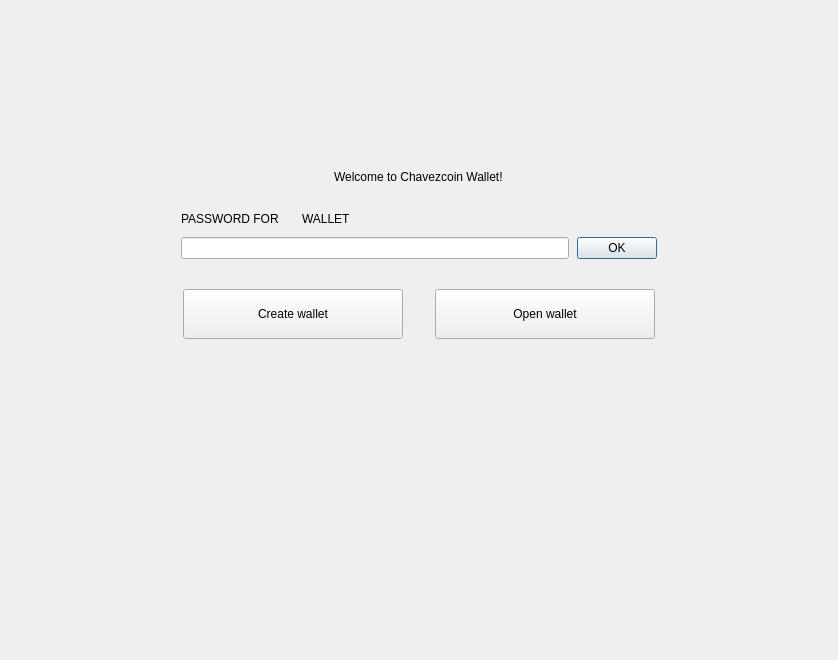
<?xml version="1.0" encoding="UTF-8"?>
<ui version="4.0">
 <class>NoWalletFrame</class>
 <widget class="QFrame" name="NoWalletFrame">
  <property name="geometry">
   <rect>
    <x>0</x>
    <y>0</y>
    <width>838</width>
    <height>660</height>
   </rect>
  </property>
  <property name="windowTitle">
   <string>Frame</string>
  </property>
  <property name="frameShape">
   <enum>QFrame::NoFrame</enum>
  </property>
  <property name="frameShadow">
   <enum>QFrame::Raised</enum>
  </property>
  <layout class="QVBoxLayout" name="verticalLayout">
   <property name="spacing">
    <number>0</number>
   </property>
   <property name="leftMargin">
    <number>0</number>
   </property>
   <property name="topMargin">
    <number>0</number>
   </property>
   <property name="rightMargin">
    <number>0</number>
   </property>
   <property name="bottomMargin">
    <number>0</number>
   </property>
   <item>
    <spacer name="verticalSpacer">
     <property name="orientation">
      <enum>Qt::Vertical</enum>
     </property>
     <property name="sizeType">
      <enum>QSizePolicy::Fixed</enum>
     </property>
     <property name="sizeHint" stdset="0">
      <size>
       <width>20</width>
       <height>170</height>
      </size>
     </property>
    </spacer>
   </item>
   <item alignment="Qt::AlignHCenter">
    <widget class="WalletGui::WalletHeaderLabel" name="m_welcomeLabel">
     <property name="text">
      <string>Welcome to Chavezcoin Wallet!</string>
     </property>
    </widget>
   </item>
   <item>
    <spacer name="verticalSpacer_4">
     <property name="orientation">
      <enum>Qt::Vertical</enum>
     </property>
     <property name="sizeType">
      <enum>QSizePolicy::Fixed</enum>
     </property>
     <property name="sizeHint" stdset="0">
      <size>
       <width>20</width>
       <height>25</height>
      </size>
     </property>
    </spacer>
   </item>
   <item alignment="Qt::AlignHCenter">
    <widget class="QFrame" name="m_passwordFrame">
     <property name="minimumSize">
      <size>
       <width>476</width>
       <height>0</height>
      </size>
     </property>
     <property name="maximumSize">
      <size>
       <width>338</width>
       <height>16777215</height>
      </size>
     </property>
     <property name="frameShape">
      <enum>QFrame::NoFrame</enum>
     </property>
     <property name="frameShadow">
      <enum>QFrame::Raised</enum>
     </property>
     <layout class="QVBoxLayout" name="verticalLayout_2">
      <property name="spacing">
       <number>8</number>
      </property>
      <property name="leftMargin">
       <number>0</number>
      </property>
      <property name="topMargin">
       <number>0</number>
      </property>
      <property name="rightMargin">
       <number>0</number>
      </property>
      <property name="bottomMargin">
       <number>0</number>
      </property>
      <item>
       <layout class="QHBoxLayout" name="horizontalLayout_4">
        <item>
         <widget class="QLabel" name="m_passwordTextLabel">
          <property name="sizePolicy">
           <sizepolicy hsizetype="Maximum" vsizetype="Preferred">
            <horstretch>0</horstretch>
            <verstretch>0</verstretch>
           </sizepolicy>
          </property>
          <property name="styleSheet">
           <string notr="true">[errorState=&quot;true&quot;] {
  color: #ef3131;
}</string>
          </property>
          <property name="text">
           <string>PASSWORD FOR</string>
          </property>
         </widget>
        </item>
        <item>
         <widget class="QLabel" name="m_walletNameLabel">
          <property name="text">
           <string/>
          </property>
         </widget>
        </item>
        <item>
         <widget class="QLabel" name="m_walletTextLabel">
          <property name="text">
           <string>WALLET</string>
          </property>
         </widget>
        </item>
        <item>
         <spacer name="horizontalSpacer_4">
          <property name="orientation">
           <enum>Qt::Horizontal</enum>
          </property>
          <property name="sizeHint" stdset="0">
           <size>
            <width>40</width>
            <height>20</height>
           </size>
          </property>
         </spacer>
        </item>
       </layout>
      </item>
      <item>
       <layout class="QHBoxLayout" name="horizontalLayout_5">
        <item>
         <widget class="QLineEdit" name="m_passwordEdit">
          <property name="sizePolicy">
           <sizepolicy hsizetype="Expanding" vsizetype="Fixed">
            <horstretch>0</horstretch>
            <verstretch>0</verstretch>
           </sizepolicy>
          </property>
          <property name="styleSheet">
           <string notr="true">[errorState=&quot;true&quot;] {
  border-color: #ef3131;
}</string>
          </property>
          <property name="echoMode">
           <enum>QLineEdit::Password</enum>
          </property>
         </widget>
        </item>
        <item>
         <widget class="WalletGui::WalletOkButton" name="m_okButton">
          <property name="enabled">
           <bool>true</bool>
          </property>
          <property name="text">
           <string>OK</string>
          </property>
          <property name="default">
           <bool>true</bool>
          </property>
         </widget>
        </item>
       </layout>
      </item>
     </layout>
    </widget>
   </item>
   <item>
    <spacer name="verticalSpacer_2">
     <property name="orientation">
      <enum>Qt::Vertical</enum>
     </property>
     <property name="sizeType">
      <enum>QSizePolicy::Fixed</enum>
     </property>
     <property name="sizeHint" stdset="0">
      <size>
       <width>20</width>
       <height>30</height>
      </size>
     </property>
    </spacer>
   </item>
   <item>
    <layout class="QHBoxLayout" name="horizontalLayout">
     <property name="spacing">
      <number>0</number>
     </property>
     <item>
      <spacer name="horizontalSpacer_2">
       <property name="orientation">
        <enum>Qt::Horizontal</enum>
       </property>
       <property name="sizeHint" stdset="0">
        <size>
         <width>40</width>
         <height>20</height>
        </size>
       </property>
      </spacer>
     </item>
     <item>
      <widget class="WalletGui::WalletLargeBlueButton" name="m_createWalletButton">
       <property name="sizePolicy">
        <sizepolicy hsizetype="Fixed" vsizetype="Fixed">
         <horstretch>0</horstretch>
         <verstretch>0</verstretch>
        </sizepolicy>
       </property>
       <property name="minimumSize">
        <size>
         <width>220</width>
         <height>50</height>
        </size>
       </property>
       <property name="maximumSize">
        <size>
         <width>220</width>
         <height>50</height>
        </size>
       </property>
       <property name="text">
        <string>Create wallet</string>
       </property>
      </widget>
     </item>
     <item>
      <spacer name="horizontalSpacer">
       <property name="orientation">
        <enum>Qt::Horizontal</enum>
       </property>
       <property name="sizeType">
        <enum>QSizePolicy::Fixed</enum>
       </property>
       <property name="sizeHint" stdset="0">
        <size>
         <width>32</width>
         <height>20</height>
        </size>
       </property>
      </spacer>
     </item>
     <item>
      <widget class="WalletGui::WalletLargeBlueButton" name="m_openWalletButton">
       <property name="sizePolicy">
        <sizepolicy hsizetype="Fixed" vsizetype="Fixed">
         <horstretch>0</horstretch>
         <verstretch>0</verstretch>
        </sizepolicy>
       </property>
       <property name="minimumSize">
        <size>
         <width>220</width>
         <height>50</height>
        </size>
       </property>
       <property name="maximumSize">
        <size>
         <width>220</width>
         <height>50</height>
        </size>
       </property>
       <property name="text">
        <string>Open wallet</string>
       </property>
      </widget>
     </item>
     <item>
      <spacer name="horizontalSpacer_3">
       <property name="orientation">
        <enum>Qt::Horizontal</enum>
       </property>
       <property name="sizeHint" stdset="0">
        <size>
         <width>40</width>
         <height>20</height>
        </size>
       </property>
      </spacer>
     </item>
    </layout>
   </item>
   <item>
    <spacer name="verticalSpacer_3">
     <property name="orientation">
      <enum>Qt::Vertical</enum>
     </property>
     <property name="sizeHint" stdset="0">
      <size>
       <width>20</width>
       <height>376</height>
      </size>
     </property>
    </spacer>
   </item>
  </layout>
 </widget>
 <customwidgets>
  <customwidget>
   <class>WalletGui::WalletOkButton</class>
   <extends>QPushButton</extends>
   <header>Gui/Common/WalletOkButton.h</header>
  </customwidget>
  <customwidget>
   <class>WalletGui::WalletHeaderLabel</class>
   <extends>QLabel</extends>
   <header>Gui/Common/WalletTextLabel.h</header>
  </customwidget>
  <customwidget>
   <class>WalletGui::WalletLargeBlueButton</class>
   <extends>QPushButton</extends>
   <header>Gui/Common/WalletBlueButton.h</header>
  </customwidget>
 </customwidgets>
 <resources/>
 <connections>
  <connection>
   <sender>m_okButton</sender>
   <signal>clicked()</signal>
   <receiver>NoWalletFrame</receiver>
   <slot>okClicked()</slot>
   <hints>
    <hint type="sourcelabel">
     <x>498</x>
     <y>266</y>
    </hint>
    <hint type="destinationlabel">
     <x>418</x>
     <y>329</y>
    </hint>
   </hints>
  </connection>
  <connection>
   <sender>m_passwordEdit</sender>
   <signal>textChanged(QString)</signal>
   <receiver>NoWalletFrame</receiver>
   <slot>passwordChanged(QString)</slot>
   <hints>
    <hint type="sourcelabel">
     <x>374</x>
     <y>265</y>
    </hint>
    <hint type="destinationlabel">
     <x>418</x>
     <y>329</y>
    </hint>
   </hints>
  </connection>
  <connection>
   <sender>m_passwordEdit</sender>
   <signal>returnPressed()</signal>
   <receiver>m_okButton</receiver>
   <slot>click()</slot>
   <hints>
    <hint type="sourcelabel">
     <x>374</x>
     <y>265</y>
    </hint>
    <hint type="destinationlabel">
     <x>616</x>
     <y>256</y>
    </hint>
   </hints>
  </connection>
 </connections>
 <slots>
  <signal>createWalletClickedSignal()</signal>
  <signal>openWalletClickedSignal()</signal>
  <slot>okClicked()</slot>
  <slot>passwordChanged(QString)</slot>
 </slots>
</ui>
